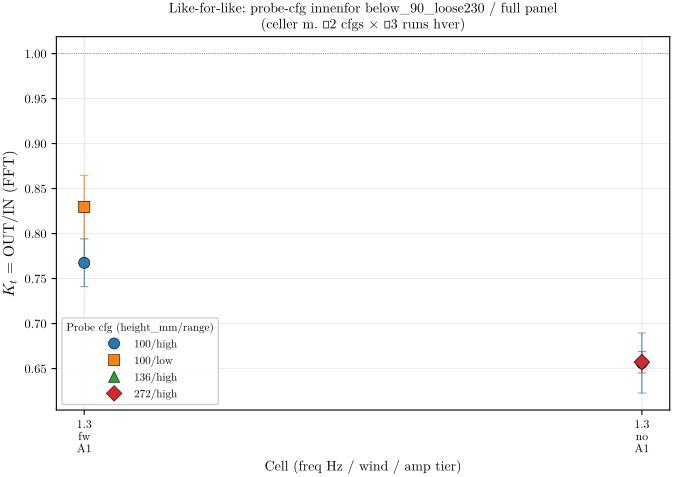

Write the Python code that produced this figure.
"""
Probe-config bias within below_90_loose230 — like-for-like
============================================================

Restrict the comparison to cells (freq, wind, amp) where ≥2 probe
configs each have ≥3 runs. Then compute the residual disagreement
between configs at the same physical condition. This isolates
"config bias" from "I sampled different cells with different configs".

Outputs:
    analysis_scratch/probe_config_bias_likeforlike.pdf
    analysis_scratch/probe_config_bias_likeforlike_summary.csv
    analysis_scratch/probe_config_bias_likeforlike_cells.csv
"""

import sys
import warnings
from pathlib import Path
import glob

warnings.filterwarnings("ignore")

import numpy as np
import pandas as pd
import matplotlib

matplotlib.use("Agg")
import matplotlib.pyplot as plt
import matplotlib.lines as mlines

BASE = Path(__file__).resolve().parent.parent
sys.path.insert(0, str(BASE))

import os
os.chdir(BASE)

from wavescripts.improved_data_loader import load_analysis_data
from wavescripts.plot_utils import apply_thesis_style, WIND_COLOR_MAP

apply_thesis_style()

MIN_RUNS_PER_CFG = 1     # was 2 — relaxed to "all data" per user request
MIN_CFGS_PER_CELL = 2

_TAG = "all" if MIN_RUNS_PER_CFG <= 1 else f"n{MIN_RUNS_PER_CFG}plus"
SCRATCH_PDF      = Path(__file__).parent / f"probe_config_bias_likeforlike_{_TAG}.pdf"
SCRATCH_CSV_AGG  = Path(__file__).parent / f"probe_config_bias_likeforlike_{_TAG}_summary.csv"
SCRATCH_CSV_CELL = Path(__file__).parent / f"probe_config_bias_likeforlike_{_TAG}_cells.csv"

# ── 1. Load & filter ───────────────────────────────────────────────────────────
print("1. Loading processed folders …")
all_dirs = sorted(glob.glob(str(BASE / "waveprocessed" / "PROCESSED-*")))
meta, _, _, _ = load_analysis_data(*all_dirs, load_processed=False)

sel = meta[
    meta["WaveFrequencyInput [Hz]"].notna()
    & (meta["WaveFrequencyInput [Hz]"] > 0)
    & (meta["quality_flag"] == "ok")
    & meta["OUT/IN (FFT)"].notna()
    & meta["WindCondition"].isin(["no", "full"])
    & (meta["WaveFrequencyInput [Hz]"] < 2.0)
    & (meta["OUT/IN (FFT)"].between(0.1, 2.0))
    & (meta["Mooring"] == "below_90_loose230")
    & (meta["PanelCondition"] == "full")
].copy()

sel["cfg"] = (sel["probe_height_mm"].astype("Int64").astype(str)
              + "/" + sel["probe_range_mode"].astype(str))
sel["amp_v"] = sel["WaveAmplitudeInput [Volt]"].apply(lambda v: round(float(v), 2))
sel = sel.rename(columns={"WaveFrequencyInput [Hz]": "freq",
                           "WindCondition": "wind"})
print(f"   {len(sel)} rows in below_90_loose230 / full panel")

# ── 2. Build per-(cell, cfg) aggregate, then keep only like-for-like cells ─────
per_cell_cfg = (sel.groupby(["freq", "wind", "amp_v", "cfg"])
                    ["OUT/IN (FFT)"]
                    .agg(["mean", "std", "count"])
                    .reset_index())

# Keep only cell-cfg rows with at least MIN_RUNS_PER_CFG runs.
per_cell_cfg = per_cell_cfg[per_cell_cfg["count"] >= MIN_RUNS_PER_CFG].copy()

# In each cell, count surviving configs.
cfgs_per_cell = (per_cell_cfg.groupby(["freq", "wind", "amp_v"])
                              .size().rename("n_cfgs").reset_index())
keep_cells = cfgs_per_cell[cfgs_per_cell["n_cfgs"] >= MIN_CFGS_PER_CELL]
keep_keys = set(map(tuple, keep_cells[["freq", "wind", "amp_v"]].values))

per_cell_cfg["cell_key"] = list(zip(per_cell_cfg["freq"],
                                      per_cell_cfg["wind"],
                                      per_cell_cfg["amp_v"]))
ll = per_cell_cfg[per_cell_cfg["cell_key"].isin(keep_keys)].copy()
print(f"\n2. Like-for-like cells (≥{MIN_CFGS_PER_CELL} cfgs × ≥"
      f"{MIN_RUNS_PER_CFG} runs each):")
print(f"   {len(keep_cells)} cells survive (out of "
      f"{len(cfgs_per_cell)} total).")
print(f"   {len(ll)} (cell, cfg) rows in the comparison.")

if ll.empty:
    print("\n   No cells survive — nothing to compare. Done.")
    sys.exit(0)

ll.to_csv(SCRATCH_CSV_CELL, index=False)
print(f"   Per-(cell, cfg) means → {SCRATCH_CSV_CELL.relative_to(BASE)}")

# ── 3. Residual disagreement per surviving cell ────────────────────────────────
def _spread(g):
    return pd.Series({
        "mean_grand":  g["mean"].mean(),
        "spread_max_min":  g["mean"].max() - g["mean"].min(),
        "spread_std":  g["mean"].std(ddof=0),
        "n_cfgs":      len(g),
        "cfgs":        ",".join(sorted(g["cfg"].unique())),
        "n_runs_total": int(g["count"].sum()),
    })

cell_spread = (ll.groupby(["freq", "wind", "amp_v"])
                  .apply(_spread).reset_index())
cell_spread.to_csv(SCRATCH_CSV_AGG, index=False)
print(f"   Per-cell spread → {SCRATCH_CSV_AGG.relative_to(BASE)}\n")
print(cell_spread.to_string(index=False))

print("\n   Headline:")
print(f"     median (max−min) across cells: "
      f"{cell_spread['spread_max_min'].median():.4f}")
print(f"     90th %:                         "
      f"{cell_spread['spread_max_min'].quantile(0.9):.4f}")
print(f"     max:                            "
      f"{cell_spread['spread_max_min'].max():.4f}")
print("     Reference: typical within-cell σ at 1.3-1.6 Hz ≈ 0.07.")

# Reference: within-config σ_K_t inside surviving cells (the "pure measurement
# noise" scale) — average σ from per_cell_cfg["std"] across the same cells.
ref_sigma = ll["std"].dropna()
if len(ref_sigma):
    print(f"     Median within-(cell, cfg) σ: {ref_sigma.median():.4f}  "
          f"(n={len(ref_sigma)} cells×cfgs)")

# ── 4. Plot ────────────────────────────────────────────────────────────────────
CFG_ORDER  = ["100/high", "100/low", "136/high", "272/high"]
CFG_COLOR  = {
    "100/high": "#1f77b4",
    "100/low":  "#ff7f0e",
    "136/high": "#2ca02c",
    "272/high": "#d62728",
}
CFG_MARKER = {
    "100/high": "o", "100/low":  "s",
    "136/high": "^", "272/high": "D",
}

# Build a stable cell ordering for the x-axis: sort by freq, wind, amp.
cell_order = (cell_spread.sort_values(["freq", "wind", "amp_v"])
                          [["freq", "wind", "amp_v"]]
                          .apply(tuple, axis=1).tolist())
cell_xpos = {key: i for i, key in enumerate(cell_order)}
def _cell_label(k):
    f, w, a = k
    wind_short = "no" if w == "no" else "fw"
    return f"{f:.1f}\n{wind_short}\nA{int(round(a*10))}"

fig, ax = plt.subplots(figsize=(max(7.0, 0.6 * len(cell_order) + 3),
                                  5.0))

# For each (cell, cfg), plot a point. Add jitter only for visual separation
# of overlapping configs in same cell (very small).
for _, row in ll.iterrows():
    key = (row["freq"], row["wind"], row["amp_v"])
    x = cell_xpos[key]
    cfg = row["cfg"]
    yerr = row["std"] if pd.notna(row["std"]) else 0.0
    ax.errorbar(
        x, row["mean"], yerr=yerr,
        marker=CFG_MARKER.get(cfg, "x"),
        ms=8, mew=0.5, mec="black",
        color=CFG_COLOR.get(cfg, "gray"),
        capsize=3, capthick=0.8, elinewidth=0.7,
        ls="None", zorder=3, alpha=0.95,
    )

# Connect configs within each cell with a thin grey vertical line for clarity.
for key in cell_order:
    grp = ll[ll["cell_key"] == key]
    if len(grp) < 2:
        continue
    x = cell_xpos[key]
    ymin, ymax = grp["mean"].min(), grp["mean"].max()
    ax.plot([x, x], [ymin, ymax], color="gray", lw=0.8, alpha=0.45,
             zorder=1)

# x-axis labels.
ax.set_xticks(list(cell_xpos.values()))
ax.set_xticklabels([_cell_label(k) for k in cell_order],
                    fontsize=8.5)
ax.set_xlabel("Cell (freq Hz / wind / amp tier)", fontsize=10)
ax.set_ylabel("$K_t$ = OUT/IN (FFT)", fontsize=11)
ax.axhline(1.0, color="black", lw=0.6, ls=":", alpha=0.5)
ax.grid(which="major", axis="y", alpha=0.30, lw=0.6)
ax.grid(which="minor", axis="y", alpha=0.15, lw=0.4)

cfg_handles = [
    mlines.Line2D([], [], color=CFG_COLOR[c], marker=CFG_MARKER[c],
                  ms=8, mec="black", mew=0.4, ls="None",
                  label=c) for c in CFG_ORDER
]
ax.legend(handles=cfg_handles, loc="best", fontsize=8,
           title="Probe cfg (height_mm/range)", title_fontsize=8,
           framealpha=0.92)

ax.set_title(
    f"Like-for-like: probe-cfg innenfor below_90_loose230 / full panel\n"
    f"(celler m. ≥{MIN_CFGS_PER_CELL} cfgs × ≥{MIN_RUNS_PER_CFG} runs hver)",
    fontsize=10,
)

fig.tight_layout()
fig.savefig(SCRATCH_PDF, bbox_inches="tight", pad_inches=0.02)
print(f"\n   Saved → {SCRATCH_PDF.relative_to(BASE)}")
plt.close(fig)

print("\nDone.")
